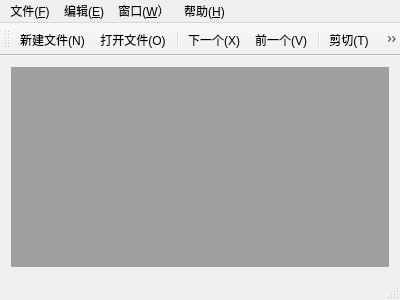
<?xml version="1.0" encoding="UTF-8"?>
<ui version="4.0">
 <class>MainWindow</class>
 <widget class="QMainWindow" name="MainWindow">
  <property name="geometry">
   <rect>
    <x>0</x>
    <y>0</y>
    <width>400</width>
    <height>300</height>
   </rect>
  </property>
  <property name="windowTitle">
   <string>MainWindow</string>
  </property>
  <widget class="QWidget" name="centralWidget">
   <layout class="QGridLayout" name="gridLayout">
    <item row="0" column="0">
     <widget class="QMdiArea" name="mdiArea"/>
    </item>
   </layout>
  </widget>
  <widget class="QMenuBar" name="menuBar">
   <property name="geometry">
    <rect>
     <x>0</x>
     <y>0</y>
     <width>400</width>
     <height>23</height>
    </rect>
   </property>
   <widget class="QMenu" name="menu_File">
    <property name="title">
     <string>文件(&amp;F)</string>
    </property>
    <addaction name="action_New"/>
    <addaction name="action_Open"/>
    <addaction name="separator"/>
    <addaction name="action_Save"/>
    <addaction name="action_SaveAs"/>
    <addaction name="separator"/>
    <addaction name="action_Exit"/>
   </widget>
   <widget class="QMenu" name="menu_Edit">
    <property name="title">
     <string>编辑(&amp;E)</string>
    </property>
    <addaction name="action_Undo"/>
    <addaction name="action_Redo"/>
    <addaction name="separator"/>
    <addaction name="action_Cut"/>
    <addaction name="action_Copy"/>
    <addaction name="action_Paste"/>
   </widget>
   <widget class="QMenu" name="menu_Window">
    <property name="title">
     <string>窗口(&amp;W）</string>
    </property>
    <addaction name="action_Close"/>
    <addaction name="action_CloseAll"/>
    <addaction name="separator"/>
    <addaction name="action_Tile"/>
    <addaction name="action_Cascase"/>
    <addaction name="separator"/>
    <addaction name="action_Previous"/>
    <addaction name="action_Next"/>
   </widget>
   <widget class="QMenu" name="menu_Help">
    <property name="title">
     <string>帮助(&amp;H)</string>
    </property>
    <addaction name="action_About"/>
    <addaction name="action_AboutQt"/>
   </widget>
   <addaction name="menu_File"/>
   <addaction name="menu_Edit"/>
   <addaction name="menu_Window"/>
   <addaction name="menu_Help"/>
  </widget>
  <widget class="QToolBar" name="mainToolBar">
   <attribute name="toolBarArea">
    <enum>TopToolBarArea</enum>
   </attribute>
   <attribute name="toolBarBreak">
    <bool>false</bool>
   </attribute>
   <addaction name="action_New"/>
   <addaction name="action_Open"/>
   <addaction name="separator"/>
   <addaction name="action_Next"/>
   <addaction name="action_Previous"/>
   <addaction name="separator"/>
   <addaction name="action_Cut"/>
   <addaction name="action_Copy"/>
   <addaction name="action_Paste"/>
   <addaction name="separator"/>
   <addaction name="action_Undo"/>
   <addaction name="action_Redo"/>
  </widget>
  <widget class="QStatusBar" name="statusBar"/>
  <action name="action_New">
   <property name="icon">
    <iconset resource="ICON.qrc">
     <normaloff>:/ICON/ICON/64x64/document-new.png</normaloff>:/ICON/ICON/64x64/document-new.png</iconset>
   </property>
   <property name="text">
    <string>新建文件(&amp;N)</string>
   </property>
   <property name="toolTip">
    <string>新建文件</string>
   </property>
   <property name="shortcut">
    <string>Ctrl+N</string>
   </property>
  </action>
  <action name="action_Open">
   <property name="icon">
    <iconset resource="ICON.qrc">
     <normaloff>:/ICON/ICON/64x64/folder-open.png</normaloff>:/ICON/ICON/64x64/folder-open.png</iconset>
   </property>
   <property name="text">
    <string>打开文件(&amp;O)</string>
   </property>
   <property name="toolTip">
    <string>打开文件</string>
   </property>
   <property name="shortcut">
    <string>Ctrl+O</string>
   </property>
  </action>
  <action name="action_Save">
   <property name="icon">
    <iconset resource="ICON.qrc">
     <normaloff>:/ICON/ICON/64x64/save.png</normaloff>:/ICON/ICON/64x64/save.png</iconset>
   </property>
   <property name="text">
    <string>保存(&amp;S)</string>
   </property>
   <property name="toolTip">
    <string>保存</string>
   </property>
   <property name="shortcut">
    <string>Ctrl+S</string>
   </property>
  </action>
  <action name="action_SaveAs">
   <property name="icon">
    <iconset resource="ICON.qrc">
     <normaloff>:/ICON/ICON/64x64/screenshot.png</normaloff>:/ICON/ICON/64x64/screenshot.png</iconset>
   </property>
   <property name="text">
    <string>另存为(&amp;A)</string>
   </property>
   <property name="toolTip">
    <string>另存为</string>
   </property>
  </action>
  <action name="action_Exit">
   <property name="icon">
    <iconset resource="ICON.qrc">
     <normaloff>:/ICON/ICON/64x64/logout.png</normaloff>:/ICON/ICON/64x64/logout.png</iconset>
   </property>
   <property name="text">
    <string>退出(&amp;X)</string>
   </property>
   <property name="toolTip">
    <string>退出</string>
   </property>
  </action>
  <action name="action_Undo">
   <property name="icon">
    <iconset resource="ICON.qrc">
     <normaloff>:/ICON/ICON/64x64/arrow-1-backward.png</normaloff>:/ICON/ICON/64x64/arrow-1-backward.png</iconset>
   </property>
   <property name="text">
    <string>撤销(&amp;U)</string>
   </property>
   <property name="toolTip">
    <string>撤销</string>
   </property>
   <property name="shortcut">
    <string>Ctrl+Z</string>
   </property>
  </action>
  <action name="action_Redo">
   <property name="icon">
    <iconset resource="ICON.qrc">
     <normaloff>:/ICON/ICON/64x64/arrow-1-forward.png</normaloff>:/ICON/ICON/64x64/arrow-1-forward.png</iconset>
   </property>
   <property name="text">
    <string>恢复(&amp;R)</string>
   </property>
   <property name="toolTip">
    <string>恢复</string>
   </property>
   <property name="shortcut">
    <string>Ctrl+Y</string>
   </property>
  </action>
  <action name="action_Cut">
   <property name="icon">
    <iconset resource="ICON.qrc">
     <normaloff>:/ICON/ICON/64x64/cut.png</normaloff>:/ICON/ICON/64x64/cut.png</iconset>
   </property>
   <property name="text">
    <string>剪切(&amp;T)</string>
   </property>
   <property name="toolTip">
    <string>剪切</string>
   </property>
   <property name="shortcut">
    <string>Ctrl+X</string>
   </property>
  </action>
  <action name="action_Copy">
   <property name="icon">
    <iconset resource="ICON.qrc">
     <normaloff>:/ICON/ICON/64x64/copy.png</normaloff>:/ICON/ICON/64x64/copy.png</iconset>
   </property>
   <property name="text">
    <string>复制(&amp;C)</string>
   </property>
   <property name="toolTip">
    <string>复制</string>
   </property>
   <property name="shortcut">
    <string>Ctrl+C</string>
   </property>
  </action>
  <action name="action_Paste">
   <property name="icon">
    <iconset resource="ICON.qrc">
     <normaloff>:/ICON/ICON/64x64/paste.png</normaloff>:/ICON/ICON/64x64/paste.png</iconset>
   </property>
   <property name="text">
    <string>粘贴(&amp;P)</string>
   </property>
   <property name="toolTip">
    <string>粘贴</string>
   </property>
   <property name="shortcut">
    <string>Ctrl+V</string>
   </property>
  </action>
  <action name="action_Close">
   <property name="icon">
    <iconset resource="ICON.qrc">
     <normaloff>:/ICON/ICON/64x64/door-closed.png</normaloff>:/ICON/ICON/64x64/door-closed.png</iconset>
   </property>
   <property name="text">
    <string>关闭(&amp;O)</string>
   </property>
   <property name="toolTip">
    <string>关闭</string>
   </property>
  </action>
  <action name="action_CloseAll">
   <property name="icon">
    <iconset resource="ICON.qrc">
     <normaloff>:/ICON/ICON/64x64/padlock-closed.png</normaloff>:/ICON/ICON/64x64/padlock-closed.png</iconset>
   </property>
   <property name="text">
    <string>关闭所有窗口(&amp;A)</string>
   </property>
   <property name="toolTip">
    <string>关闭所有窗口</string>
   </property>
  </action>
  <action name="action_Tile">
   <property name="icon">
    <iconset resource="ICON.qrc">
     <normaloff>:/ICON/ICON/64x64/window-tile-horizontally.png</normaloff>:/ICON/ICON/64x64/window-tile-horizontally.png</iconset>
   </property>
   <property name="text">
    <string>平铺(&amp;T)</string>
   </property>
   <property name="toolTip">
    <string>平铺</string>
   </property>
  </action>
  <action name="action_Cascase">
   <property name="icon">
    <iconset resource="ICON.qrc">
     <normaloff>:/ICON/ICON/64x64/MD-photo-alt 2.png</normaloff>:/ICON/ICON/64x64/MD-photo-alt 2.png</iconset>
   </property>
   <property name="text">
    <string>折叠(&amp;C)</string>
   </property>
   <property name="toolTip">
    <string>折叠</string>
   </property>
  </action>
  <action name="action_Next">
   <property name="icon">
    <iconset resource="ICON.qrc">
     <normaloff>:/ICON/ICON/64x64/arrow-4-right.png</normaloff>:/ICON/ICON/64x64/arrow-4-right.png</iconset>
   </property>
   <property name="text">
    <string>下一个(&amp;X)</string>
   </property>
   <property name="toolTip">
    <string>下一个</string>
   </property>
   <property name="shortcut">
    <string>Ctrl+Tab</string>
   </property>
  </action>
  <action name="action_Previous">
   <property name="icon">
    <iconset resource="ICON.qrc">
     <normaloff>:/ICON/ICON/64x64/arrow-4-left.png</normaloff>:/ICON/ICON/64x64/arrow-4-left.png</iconset>
   </property>
   <property name="text">
    <string>前一个(&amp;V)</string>
   </property>
   <property name="toolTip">
    <string>前一个</string>
   </property>
   <property name="shortcut">
    <string>Ctrl+Shift+Backtab</string>
   </property>
  </action>
  <action name="action_About">
   <property name="icon">
    <iconset resource="ICON.qrc">
     <normaloff>:/ICON/ICON/64x64/about.png</normaloff>:/ICON/ICON/64x64/about.png</iconset>
   </property>
   <property name="text">
    <string>关于(&amp;A)</string>
   </property>
   <property name="toolTip">
    <string>关于</string>
   </property>
  </action>
  <action name="action_AboutQt">
   <property name="icon">
    <iconset resource="ICON.qrc">
     <normaloff>:/ICON/ICON/64x64/user-alt-3.png</normaloff>:/ICON/ICON/64x64/user-alt-3.png</iconset>
   </property>
   <property name="text">
    <string>关于Qt(&amp;Q)</string>
   </property>
   <property name="toolTip">
    <string>关于Qt</string>
   </property>
  </action>
 </widget>
 <layoutdefault spacing="6" margin="11"/>
 <resources>
  <include location="ICON.qrc"/>
 </resources>
 <connections/>
</ui>
